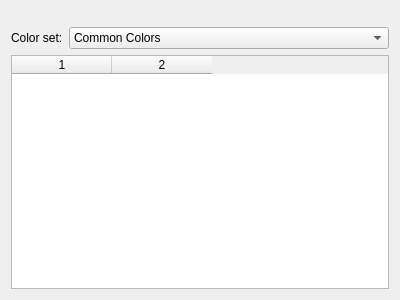
<?xml version="1.0" encoding="UTF-8"?>
<ui version="4.0">
 <class>ScmEditorColors</class>
 <widget class="QWidget" name="ScmEditorColors">
  <property name="geometry">
   <rect>
    <x>0</x>
    <y>0</y>
    <width>400</width>
    <height>300</height>
   </rect>
  </property>
  <layout class="QGridLayout" name="gridLayout">
   <item row="1" column="0">
    <widget class="QLabel" name="label_7">
     <property name="sizePolicy">
      <sizepolicy hsizetype="Preferred" vsizetype="Preferred">
       <horstretch>0</horstretch>
       <verstretch>0</verstretch>
      </sizepolicy>
     </property>
     <property name="text">
      <string>Color set:</string>
     </property>
    </widget>
   </item>
   <item row="1" column="1">
    <widget class="QComboBox" name="colorSet">
     <property name="sizePolicy">
      <sizepolicy hsizetype="MinimumExpanding" vsizetype="Fixed">
       <horstretch>0</horstretch>
       <verstretch>0</verstretch>
      </sizepolicy>
     </property>
     <property name="toolTip">
      <string>Colorset to view/modify</string>
     </property>
     <item>
      <property name="text">
       <string comment="color-sets" extracomment="'Common' here means &quot;frequent/not rare&quot;, not &quot;shared&quot;">Common Colors</string>
      </property>
     </item>
     <item>
      <property name="text">
       <string comment="color-sets" extracomment="see lingmo-workspace/kcms/colors/README.i18n">View</string>
      </property>
     </item>
     <item>
      <property name="text">
       <string comment="color-sets" extracomment="see lingmo-workspace/kcms/colors/README.i18n">Window</string>
      </property>
     </item>
     <item>
      <property name="text">
       <string comment="color-sets" extracomment="see lingmo-workspace/kcms/colors/README.i18n">Button</string>
      </property>
     </item>
     <item>
      <property name="text">
       <string comment="color-sets" extracomment="see lingmo-workspace/kcms/colors/README.i18n">Selection</string>
      </property>
     </item>
     <item>
      <property name="text">
       <string comment="color-sets" extracomment="see lingmo-workspace/kcms/colors/README.i18n">Tooltip</string>
      </property>
     </item>
     <item>
      <property name="text">
       <string comment="color-sets" extracomment="see lingmo-workspace/kcms/colors/README.i18n">Complementary</string>
      </property>
     </item>
     <item>
      <property name="text">
       <string comment="color-sets" extracomment="see lingmo-workspace/kcms/colors/README.i18n">Header</string>
      </property>
     </item>
    </widget>
   </item>
   <item row="2" column="0" colspan="2">
    <widget class="QStackedWidget" name="stackColors">
     <property name="currentIndex">
      <number>1</number>
     </property>
     <widget class="QWidget" name="pageCommonColors">
      <layout class="QGridLayout">
       <property name="leftMargin">
        <number>0</number>
       </property>
       <property name="topMargin">
        <number>0</number>
       </property>
       <property name="rightMargin">
        <number>0</number>
       </property>
       <property name="bottomMargin">
        <number>0</number>
       </property>
       <item row="1" column="0">
        <widget class="QTableWidget" name="commonColorTable">
         <property name="editTriggers">
          <set>QAbstractItemView::NoEditTriggers</set>
         </property>
         <property name="selectionMode">
          <enum>QAbstractItemView::SingleSelection</enum>
         </property>
         <property name="selectionBehavior">
          <enum>QAbstractItemView::SelectRows</enum>
         </property>
         <property name="wordWrap">
          <bool>true</bool>
         </property>
         <property name="columnCount">
          <number>2</number>
         </property>
         <row>
          <property name="text">
           <string>New Row</string>
          </property>
         </row>
         <row>
          <property name="text">
           <string>New Row</string>
          </property>
         </row>
         <row>
          <property name="text">
           <string>New Row</string>
          </property>
         </row>
         <row>
          <property name="text">
           <string>New Row</string>
          </property>
         </row>
         <row>
          <property name="text">
           <string>New Row</string>
          </property>
         </row>
         <row>
          <property name="text">
           <string>New Row</string>
          </property>
         </row>
         <row>
          <property name="text">
           <string>New Row</string>
          </property>
         </row>
         <row>
          <property name="text">
           <string>New Row</string>
          </property>
         </row>
         <row>
          <property name="text">
           <string>New Row</string>
          </property>
         </row>
         <row>
          <property name="text">
           <string>New Row</string>
          </property>
         </row>
         <row>
          <property name="text">
           <string>New Row</string>
          </property>
         </row>
         <row>
          <property name="text">
           <string>New Row</string>
          </property>
         </row>
         <row>
          <property name="text">
           <string>New Row</string>
          </property>
         </row>
         <row>
          <property name="text">
           <string>New Row</string>
          </property>
         </row>
         <row>
          <property name="text">
           <string>New Row</string>
          </property>
         </row>
         <row>
          <property name="text">
           <string>New Row</string>
          </property>
         </row>
         <row>
          <property name="text">
           <string>New Row</string>
          </property>
         </row>
         <row>
          <property name="text">
           <string>New Row</string>
          </property>
         </row>
         <row>
          <property name="text">
           <string>New Row</string>
          </property>
         </row>
         <row>
          <property name="text">
           <string>New Row</string>
          </property>
         </row>
         <row>
          <property name="text">
           <string>New Row</string>
          </property>
         </row>
         <row>
          <property name="text">
           <string>New Row</string>
          </property>
         </row>
         <row>
          <property name="text">
           <string>New Row</string>
          </property>
         </row>
         <row>
          <property name="text">
           <string>New Row</string>
          </property>
         </row>
         <row>
          <property name="text">
           <string>New Row</string>
          </property>
         </row>
         <row>
          <property name="text">
           <string>New Row</string>
          </property>
         </row>
         <column>
          <property name="text">
           <string>0</string>
          </property>
         </column>
         <column>
          <property name="text">
           <string>1</string>
          </property>
         </column>
         <item row="0" column="0">
          <property name="text">
           <string>View Background</string>
          </property>
         </item>
         <item row="1" column="0">
          <property name="text">
           <string>View Text</string>
          </property>
         </item>
         <item row="2" column="0">
          <property name="text">
           <string>Window Background</string>
          </property>
         </item>
         <item row="3" column="0">
          <property name="text">
           <string>Window Text</string>
          </property>
         </item>
         <item row="4" column="0">
          <property name="text">
           <string>Button Background</string>
          </property>
         </item>
         <item row="5" column="0">
          <property name="text">
           <string>Button Text</string>
          </property>
         </item>
         <item row="6" column="0">
          <property name="text">
           <string>Selection Background</string>
          </property>
         </item>
         <item row="7" column="0">
          <property name="text">
           <string>Selection Text</string>
          </property>
         </item>
         <item row="8" column="0">
          <property name="text">
           <string>Selection Inactive Text</string>
          </property>
         </item>
         <item row="9" column="0">
          <property name="text">
           <string>Inactive Text</string>
          </property>
         </item>
         <item row="10" column="0">
          <property name="text">
           <string>Active Text</string>
          </property>
         </item>
         <item row="11" column="0">
          <property name="text">
           <string>Link Text</string>
          </property>
         </item>
         <item row="12" column="0">
          <property name="text">
           <string>Visited Text</string>
          </property>
         </item>
         <item row="13" column="0">
          <property name="text">
           <string>Negative Text</string>
          </property>
         </item>
         <item row="14" column="0">
          <property name="text">
           <string>Neutral Text</string>
          </property>
         </item>
         <item row="15" column="0">
          <property name="text">
           <string>Positive Text</string>
          </property>
         </item>
         <item row="16" column="0">
          <property name="text">
           <string>Focus Decoration</string>
          </property>
         </item>
         <item row="17" column="0">
          <property name="text">
           <string>Hover Decoration</string>
          </property>
         </item>
         <item row="18" column="0">
          <property name="text">
           <string>Tooltip Background</string>
          </property>
         </item>
         <item row="19" column="0">
          <property name="text">
           <string>Tooltip Text</string>
          </property>
         </item>
         <item row="20" column="0">
          <property name="text">
           <string>Active Titlebar</string>
          </property>
         </item>
         <item row="21" column="0">
          <property name="text">
           <string>Active Titlebar Text</string>
          </property>
         </item>
         <item row="22" column="0">
          <property name="text">
           <string>Active Titlebar Secondary</string>
          </property>
         </item>
         <item row="23" column="0">
          <property name="text">
           <string>Inactive Titlebar</string>
          </property>
         </item>
         <item row="24" column="0">
          <property name="text">
           <string>Inactive Titlebar Text</string>
          </property>
         </item>
         <item row="25" column="0">
          <property name="text">
           <string>Inactive Titlebar Secondary</string>
          </property>
         </item>
        </widget>
       </item>
      </layout>
     </widget>
     <widget class="QWidget" name="pageSetColors">
      <layout class="QGridLayout" name="_2">
       <property name="leftMargin">
        <number>0</number>
       </property>
       <property name="topMargin">
        <number>0</number>
       </property>
       <property name="rightMargin">
        <number>0</number>
       </property>
       <property name="bottomMargin">
        <number>0</number>
       </property>
       <item row="0" column="0">
        <widget class="QTableWidget" name="colorTable">
         <property name="editTriggers">
          <set>QAbstractItemView::NoEditTriggers</set>
         </property>
         <property name="selectionMode">
          <enum>QAbstractItemView::SingleSelection</enum>
         </property>
         <property name="selectionBehavior">
          <enum>QAbstractItemView::SelectRows</enum>
         </property>
         <property name="wordWrap">
          <bool>true</bool>
         </property>
         <property name="columnCount">
          <number>2</number>
         </property>
         <column/>
         <column/>
        </widget>
       </item>
      </layout>
     </widget>
    </widget>
   </item>
   <item row="0" column="0" colspan="2">
    <widget class="QStackedWidget" name="stackPreview">
     <property name="sizePolicy">
      <sizepolicy hsizetype="Preferred" vsizetype="Fixed">
       <horstretch>0</horstretch>
       <verstretch>0</verstretch>
      </sizepolicy>
     </property>
     <property name="currentIndex">
      <number>0</number>
     </property>
     <widget class="QWidget" name="pageCommonPreview">
      <layout class="QVBoxLayout" name="verticalLayout">
       <property name="leftMargin">
        <number>0</number>
       </property>
       <property name="topMargin">
        <number>0</number>
       </property>
       <property name="rightMargin">
        <number>0</number>
       </property>
       <property name="bottomMargin">
        <number>0</number>
       </property>
       <item>
        <widget class="PreviewWidget" name="colorPreview" native="true">
         <property name="sizePolicy">
          <sizepolicy hsizetype="Preferred" vsizetype="Fixed">
           <horstretch>0</horstretch>
           <verstretch>0</verstretch>
          </sizepolicy>
         </property>
         <property name="minimumSize">
          <size>
           <width>0</width>
           <height>10</height>
          </size>
         </property>
        </widget>
       </item>
      </layout>
     </widget>
     <widget class="QWidget" name="pageSetPreview">
      <layout class="QVBoxLayout" name="verticalLayout_5">
       <property name="leftMargin">
        <number>0</number>
       </property>
       <property name="topMargin">
        <number>0</number>
       </property>
       <property name="rightMargin">
        <number>0</number>
       </property>
       <property name="bottomMargin">
        <number>0</number>
       </property>
       <item>
        <widget class="SetPreviewWidget" name="setPreview" native="true">
         <property name="sizePolicy">
          <sizepolicy hsizetype="Preferred" vsizetype="Fixed">
           <horstretch>0</horstretch>
           <verstretch>0</verstretch>
          </sizepolicy>
         </property>
         <property name="minimumSize">
          <size>
           <width>0</width>
           <height>10</height>
          </size>
         </property>
        </widget>
       </item>
      </layout>
     </widget>
    </widget>
   </item>
  </layout>
 </widget>
 <customwidgets>
  <customwidget>
   <class>PreviewWidget</class>
   <extends>QWidget</extends>
   <header>previewwidget.h</header>
   <container>1</container>
  </customwidget>
  <customwidget>
   <class>SetPreviewWidget</class>
   <extends>QWidget</extends>
   <header>setpreviewwidget.h</header>
  </customwidget>
 </customwidgets>
 <resources/>
 <connections/>
</ui>
